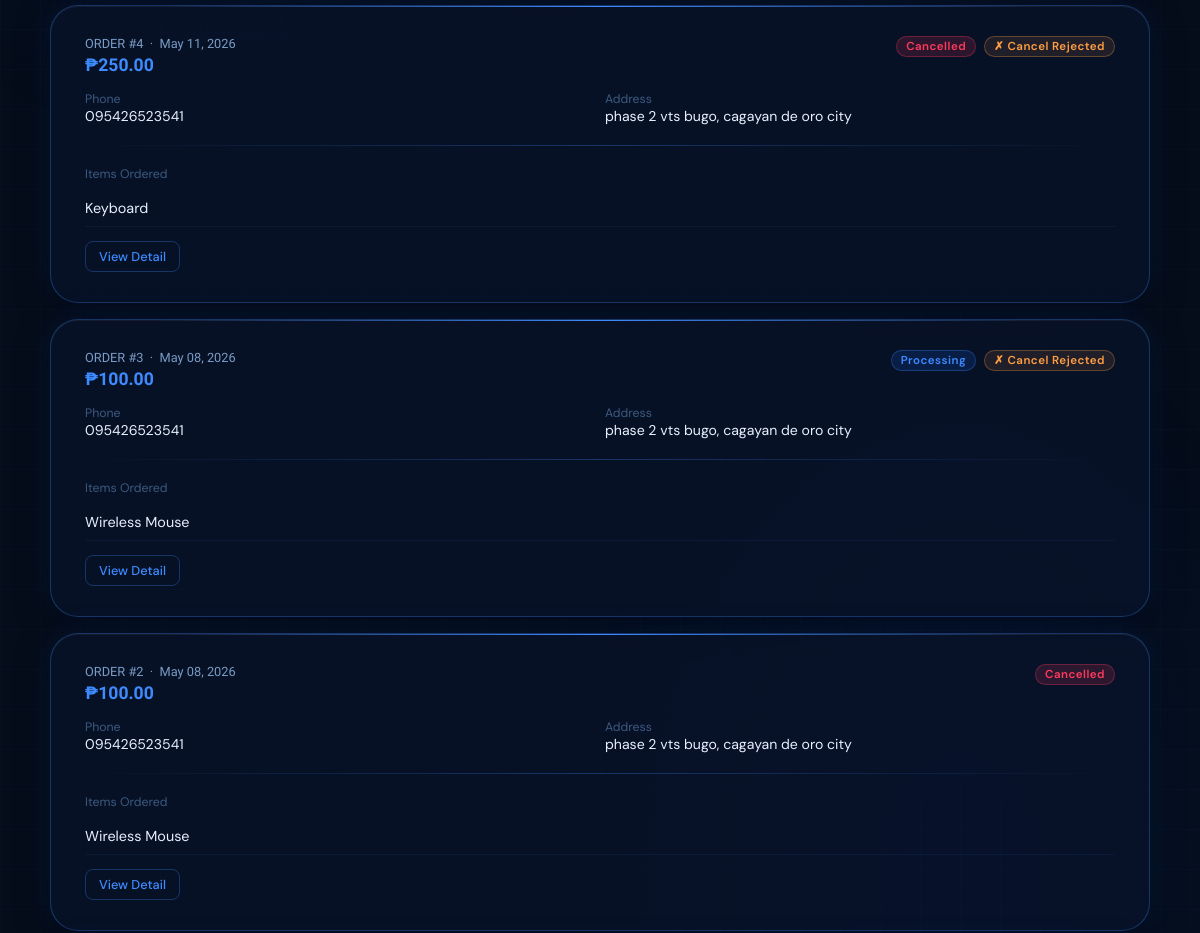
Page /my_orders.php (signed in, middle part) on the earlier database version.
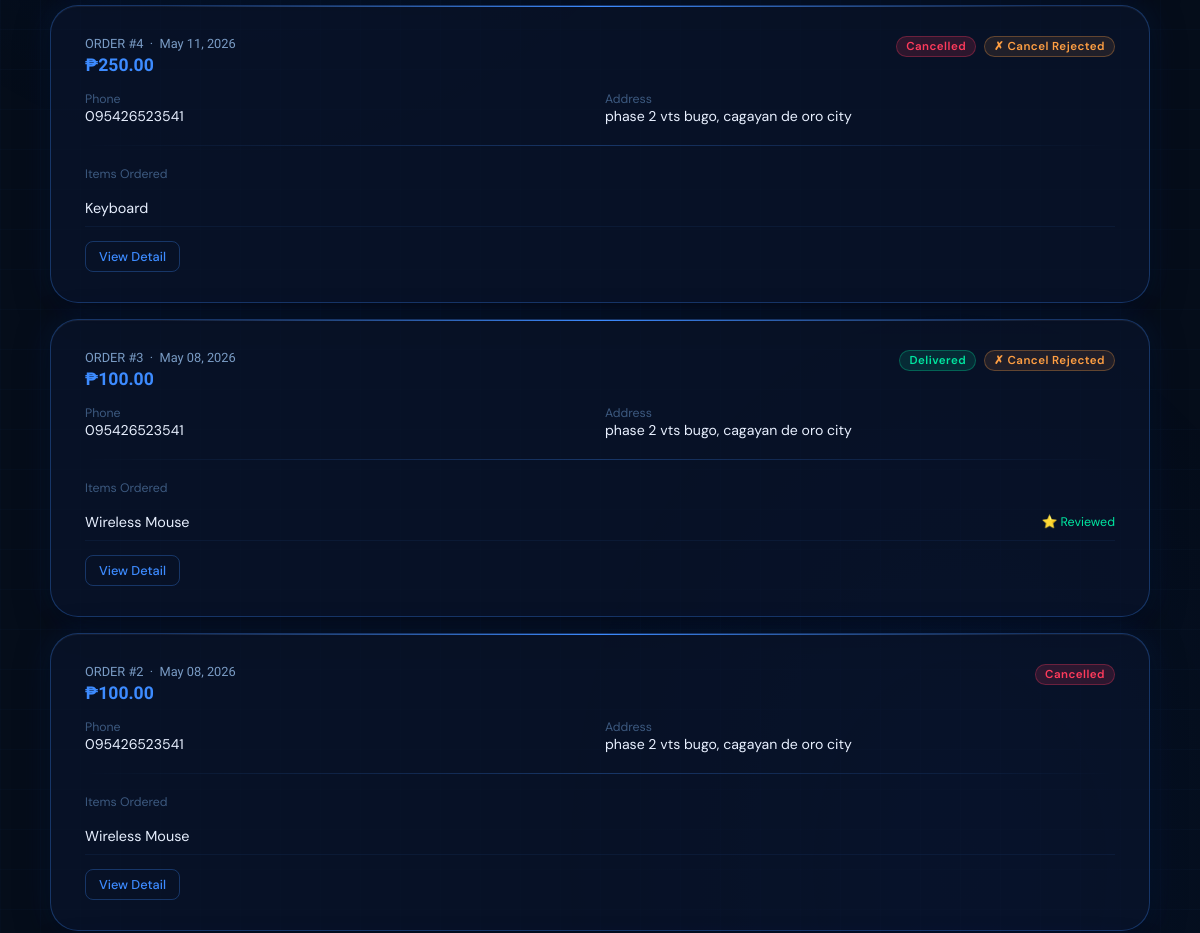
Same page on the later database version.
### tables this page shows
CREATE TABLE `orders` (
  `id` int(11) NOT NULL,
  `buyer_id` int(11) NOT NULL,
  `phone` varchar(20) NOT NULL,
  `address` text NOT NULL,
  `total_amount` decimal(10,2) NOT NULL,
  `status` enum('pending','processing','shipped','delivered','cancelled') NOT NULL DEFAULT 'pending',
  `cancel_requested` tinyint(1) NOT NULL DEFAULT 0,
  `cancellation_reason` text DEFAULT NULL,
  `cancel_status` enum('none','pending','approved','rejected') NOT NULL DEFAULT 'none',
  `created_at` timestamp NOT NULL DEFAULT current_timestamp()
);

### auth.php (called while the page is built, shortened)
<?php
$current_user_id  = $_SESSION['user_id'];
?>

### my_orders.php (the view, shortened to what this page needs)
<?php
include 'auth.php';
include 'db.php';
$stmt = $conn->prepare("
    SELECT o.*,
           GROUP_CONCAT(p.name ORDER BY oi.id SEPARATOR '||') AS items,
           GROUP_CONCAT(p.id   ORDER BY oi.id SEPARATOR '||') AS product_ids
    FROM orders o
    JOIN order_items oi ON oi.order_id = o.id
    JOIN products p     ON p.id = oi.product_id
    WHERE o.buyer_id = ?
    GROUP BY o.id
    ORDER BY o.created_at DESC
");
$stmt->bind_param("i", $current_user_id);
$stmt->execute();
$orders = $stmt->get_result();
$rev_stmt = $conn->prepare("SELECT product_id FROM reviews WHERE buyer_id=?");
$rev_stmt->bind_param("i", $current_user_id);
$rev_stmt->execute();
$rev_rows = $rev_stmt->get_result();
$reviewed_products = [];
while ($r = $rev_rows->fetch_assoc()) {
    $reviewed_products[] = $r['product_id'];
}
?>
<!DOCTYPE html>
<html lang="en">
<head><meta charset="UTF-8"><meta name="viewport" content="width=device-width,initial-scale=1">
<title>My Orders – ShopBlue</title><link rel="stylesheet" href="style.css"></head>
<body>
<div class="page">
  <?php if ($orders->num_rows === 0): ?>
    <div class="card">
      <div class="empty">No orders yet. <a href="shop.php" class="lnk">Start shopping →</a></div>
    </div>
  <?php else: ?>
    <?php while ($o = $orders->fetch_assoc()):
      $is_delivered = $o['status'] === 'delivered';
      $item_names = explode('||', $o['items']);
      $item_ids   = explode('||', $o['product_ids']);
    ?>
    <div class="card" style="margin-bottom:16px">
      <div style="display:flex;align-items:flex-start;justify-content:space-between;flex-wrap:wrap;gap:12px;margin-bottom:14px">
        <div>
          <div style="font-family:'Oxanium',sans-serif;font-size:.8rem;color:var(--muted);margin-bottom:4px">
            ORDER #<?= $o['id'] ?> &nbsp;·&nbsp; <?= date('M d, Y', strtotime($o['created_at'])) ?>
          </div>
          <div style="font-family:'Oxanium',sans-serif;font-size:1.1rem;font-weight:700;color:var(--blue-hi)">
            &#8369;<?= number_format($o['total_amount'], 2) ?>
          </div>
        </div>
        <div style="display:flex;align-items:center;gap:8px;flex-wrap:wrap">
          <span class="badge badge-<?= $o['status'] ?>"><?= $o['status'] ?></span>
          <?php if ($o['cancel_status'] === 'pending'): ?>
            <span class="badge badge-pending">⏳ Cancel Pending</span>
          <?php elseif ($o['cancel_status'] === 'approved'): ?>
            <span class="badge badge-cancelled">✓ Cancelled</span>
          <?php elseif ($o['cancel_status'] === 'rejected'): ?>
            <span class="badge" style="background:rgba(255,159,67,.1);color:#ff9f43;border:1px solid rgba(255,159,67,.3)">✗ Cancel Rejected</span>
          <?php endif; ?>
        </div>
      </div>
      <div style="display:grid;grid-template-columns:1fr 1fr;gap:10px;margin-bottom:14px">
        <div>
          <div class="help">Phone</div>
          <div style="font-size:.88rem"><?= htmlspecialchars($o['phone']) ?></div>
        </div>
        <div>
          <div class="help">Address</div>
          <div style="font-size:.88rem"><?= htmlspecialchars($o['address']) ?></div>
        </div>
      </div>
      <div class="divider"></div>
      <div style="margin-bottom:14px">
        <div class="help" style="margin-bottom:8px">Items Ordered</div>
        <?php foreach ($item_names as $idx => $pname):
          $pid          = intval($item_ids[$idx]);
          $already_rev  = in_array($pid, $reviewed_products);
        ?>
          <div style="display:flex;align-items:center;justify-content:space-between;padding:9px 0;border-bottom:1px solid rgba(61,139,255,.07)">
            <span style="font-size:.9rem"><?= htmlspecialchars($pname) ?></span>
            <?php if ($is_delivered): ?>
              <?php if ($already_rev): ?>
                <span style="font-size:.78rem;color:var(--success)">⭐ Reviewed</span>
              <?php endif; ?>
            <?php endif; ?>
          </div>
        <?php endforeach; ?>
      </div>
      <div class="gap">
        <a href="order_detail.php?id=<?= $o['id'] ?>" class="btn-ghost btn-sm">View Detail</a>
      </div>
    </div>
    <?php endwhile; ?>
  <?php endif; ?>
</div>
</body></html>

Differences in the rows shown:
changed orders id 3: status "Processing" → "Delivered"; now shows "⭐ Reviewed"
